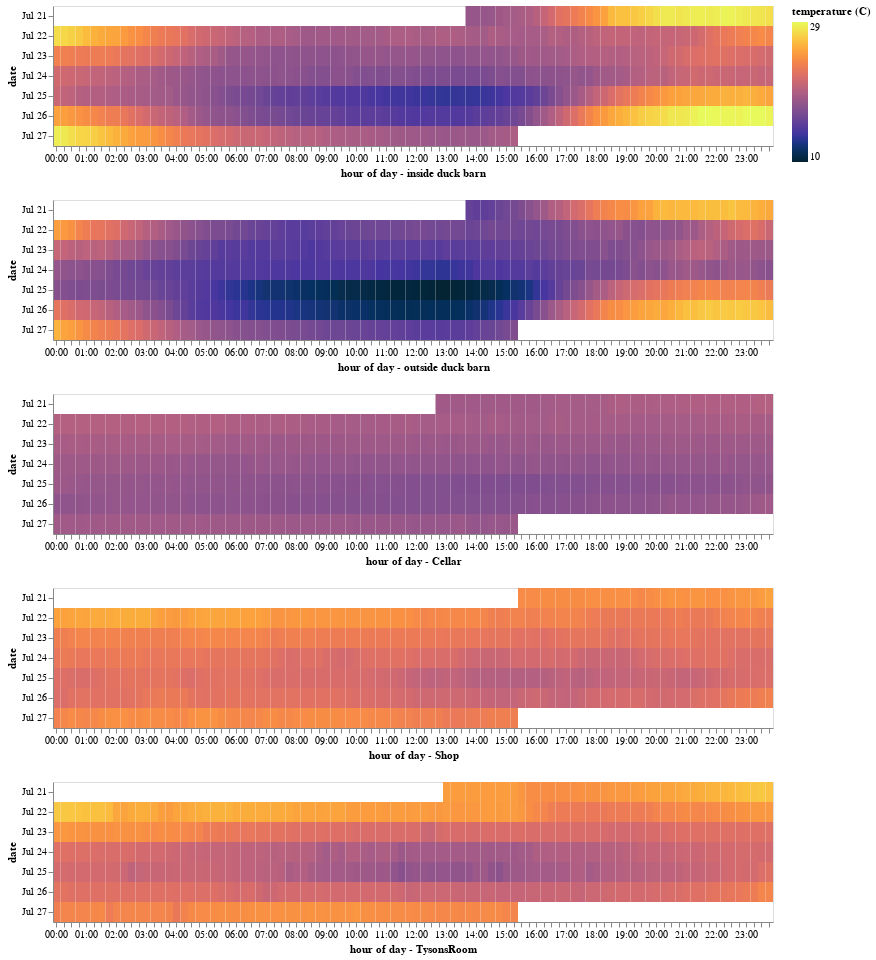

The notebook cell saved with this chart:
### Code cell
f1 = alt.Chart(dfsub.reset_index()).mark_rect().encode(
    alt.X('hoursminutes(created_at):O', title='hour of day - inside duck barn'),
    alt.Y('monthdate(created_at):O', title='date'),
    alt.Color('DuckBarnTemp_Internal:Q', title='temperature (C)', scale=alt.Scale(range=palettable.cmocean.sequential.Thermal_20.hex_colors)),
    tooltip=['hoursminutes(created_at):O','monthdate(created_at):O','DuckBarnTemp_Internal:Q']
).properties(
    width=720
)

f2 = f1.encode(
    alt.X('hoursminutes(created_at):O', title='hour of day - outside duck barn'),
    alt.Color('DuckBarnTemp_External:Q', title='temperature (C)', scale=alt.Scale(range=palettable.cmocean.sequential.Thermal_20.hex_colors)),
    tooltip=['hoursminutes(created_at):O','monthdate(created_at):O','DuckBarnTemp_External:Q']
)


f3 = f1.encode(
    alt.X('hoursminutes(created_at):O', title='hour of day - Cellar'),
    alt.Color('CellarTemp:Q', title='temperature (C)', scale=alt.Scale(range=palettable.cmocean.sequential.Thermal_20.hex_colors)),
    tooltip=['hoursminutes(created_at):O','monthdate(created_at):O','CellarTemp:Q']
)

f4 = f1.encode(
    alt.X('hoursminutes(created_at):O', title='hour of day - Shop'),
    alt.Color('ShopTemp:Q', title='temperature (C)', scale=alt.Scale(range=palettable.cmocean.sequential.Thermal_20.hex_colors)),
    tooltip=['hoursminutes(created_at):O','monthdate(created_at):O','ShopTemp:Q']
)

f5 = f1.encode(
    alt.X('hoursminutes(created_at):O', title='hour of day - TysonsRoom'),
    alt.Color('TysonsRoomTemp:Q', title='temperature (C)', scale=alt.Scale(range=palettable.cmocean.sequential.Thermal_20.hex_colors)),
    tooltip=['hoursminutes(created_at):O','monthdate(created_at):O','TysonsRoomTemp:Q']
)

(f1 & f2 & f3 & f4 & f5)

### Figure 1 — Vega-Lite specification as saved in the notebook (floating-point values rounded to 4 significant figures; data arrays with more than 128 entries replaced by an {"elided": "..."} marker saying what was removed)
{"config": {"view": {"continuousWidth": 400, "continuousHeight": 300}}, "vconcat": [{"mark": "rect", "encoding": {"color": {"type": "quantitative", "field": "DuckBarnTemp_Internal", "scale": {"range": ["#042333", "#072C4D", "#12326F", "#273491", "#4635A0", "#5B3D9B", "#6E4794", "#804E8F", "#92558B", "#A65C86", "#BA627E", "#CE6971", "#E07163", "#EE7D53", "#F88E44", "#FBA13D", "#FBB73D", "#F8CD44", "#F1E44F", "#E8FA5B"]}, "title": "temperature (C)"}, "tooltip": [{"type": "ordinal", "field": "created_at", "timeUnit": "hoursminutes"}, {"type": "ordinal", "field": "created_at", "timeUnit": "monthdate"}, {"type": "quantitative", "field": "DuckBarnTemp_Internal"}], "x": {"type": "ordinal", "field": "created_at", "timeUnit": "hoursminutes", "title": "hour of day - inside duck barn"}, "y": {"type": "ordinal", "field": "created_at", "timeUnit": "monthdate", "title": "date"}}, "width": 720}, {"mark": "rect", "encoding": {"color": {"type": "quantitative", "field": "DuckBarnTemp_External", "scale": {"range": ["#042333", "#072C4D", "#12326F", "#273491", "#4635A0", "#5B3D9B", "#6E4794", "#804E8F", "#92558B", "#A65C86", "#BA627E", "#CE6971", "#E07163", "#EE7D53", "#F88E44", "#FBA13D", "#FBB73D", "#F8CD44", "#F1E44F", "#E8FA5B"]}, "title": "temperature (C)"}, "tooltip": [{"type": "ordinal", "field": "created_at", "timeUnit": "hoursminutes"}, {"type": "ordinal", "field": "created_at", "timeUnit": "monthdate"}, {"type": "quantitative", "field": "DuckBarnTemp_External"}], "x": {"type": "ordinal", "field": "created_at", "timeUnit": "hoursminutes", "title": "hour of day - outside duck barn"}, "y": {"type": "ordinal", "field": "created_at", "timeUnit": "monthdate", "title": "date"}}, "width": 720}, {"mark": "rect", "encoding": {"color": {"type": "quantitative", "field": "CellarTemp", "scale": {"range": ["#042333", "#072C4D", "#12326F", "#273491", "#4635A0", "#5B3D9B", "#6E4794", "#804E8F", "#92558B", "#A65C86", "#BA627E", "#CE6971", "#E07163", "#EE7D53", "#F88E44", "#FBA13D", "#FBB73D", "#F8CD44", "#F1E44F", "#E8FA5B"]}, "title": "temperature (C)"}, "tooltip": [{"type": "ordinal", "field": "created_at", "timeUnit": "hoursminutes"}, {"type": "ordinal", "field": "created_at", "timeUnit": "monthdate"}, {"type": "quantitative", "field": "CellarTemp"}], "x": {"type": "ordinal", "field": "created_at", "timeUnit": "hoursminutes", "title": "hour of day - Cellar"}, "y": {"type": "ordinal", "field": "created_at", "timeUnit": "monthdate", "title": "date"}}, "width": 720}, {"mark": "rect", "encoding": {"color": {"type": "quantitative", "field": "ShopTemp", "scale": {"range": ["#042333", "#072C4D", "#12326F", "#273491", "#4635A0", "#5B3D9B", "#6E4794", "#804E8F", "#92558B", "#A65C86", "#BA627E", "#CE6971", "#E07163", "#EE7D53", "#F88E44", "#FBA13D", "#FBB73D", "#F8CD44", "#F1E44F", "#E8FA5B"]}, "title": "temperature (C)"}, "tooltip": [{"type": "ordinal", "field": "created_at", "timeUnit": "hoursminutes"}, {"type": "ordinal", "field": "created_at", "timeUnit": "monthdate"}, {"type": "quantitative", "field": "ShopTemp"}], "x": {"type": "ordinal", "field": "created_at", "timeUnit": "hoursminutes", "title": "hour of day - Shop"}, "y": {"type": "ordinal", "field": "created_at", "timeUnit": "monthdate", "title": "date"}}, "width": 720}, {"mark": "rect", "encoding": {"color": {"type": "quantitative", "field": "TysonsRoomTemp", "scale": {"range": ["#042333", "#072C4D", "#12326F", "#273491", "#4635A0", "#5B3D9B", "#6E4794", "#804E8F", "#92558B", "#A65C86", "#BA627E", "#CE6971", "#E07163", "#EE7D53", "#F88E44", "#FBA13D", "#FBB73D", "#F8CD44", "#F1E44F", "#E8FA5B"]}, "title": "temperature (C)"}, "tooltip": [{"type": "ordinal", "field": "created_at", "timeUnit": "hoursminutes"}, {"type": "ordinal", "field": "created_at", "timeUnit": "monthdate"}, {"type": "quantitative", "field": "TysonsRoomTemp"}], "x": {"type": "ordinal", "field": "created_at", "timeUnit": "hoursminutes", "title": "hour of day - TysonsRoom"}, "y": {"type": "ordinal", "field": "created_at", "timeUnit": "monthdate", "title": "date"}}, "width": 720}], "data": {"name": "data-3d0c52c6da0224eaba6a137f4819ce26"}, "$schema": "https://vega.github.io/schema/vega-lite/v4.8.1.json", "datasets": {"data-3d0c52c6da0224eaba6a137f4819ce26": {"elided": "587 records"}}}
